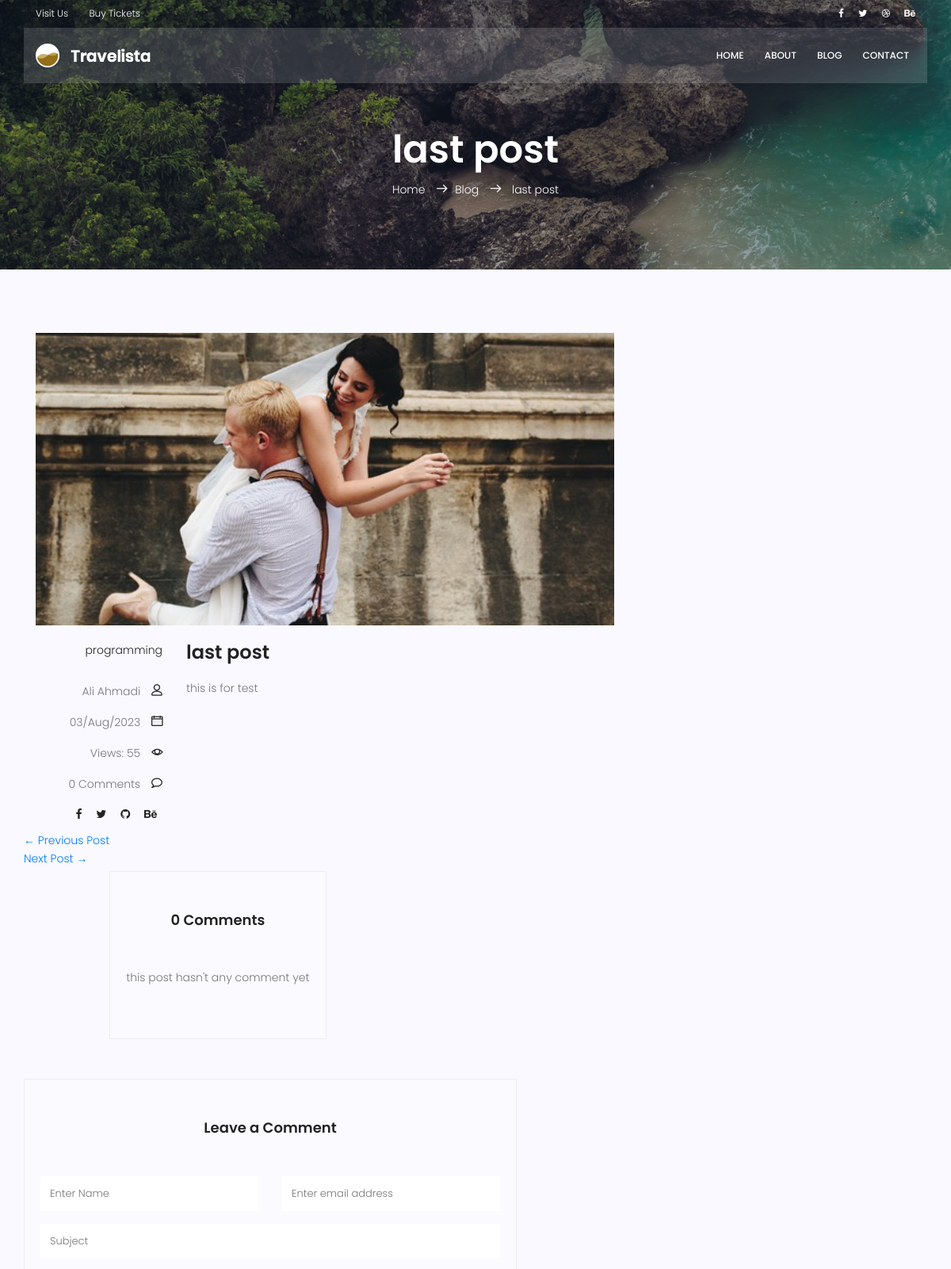
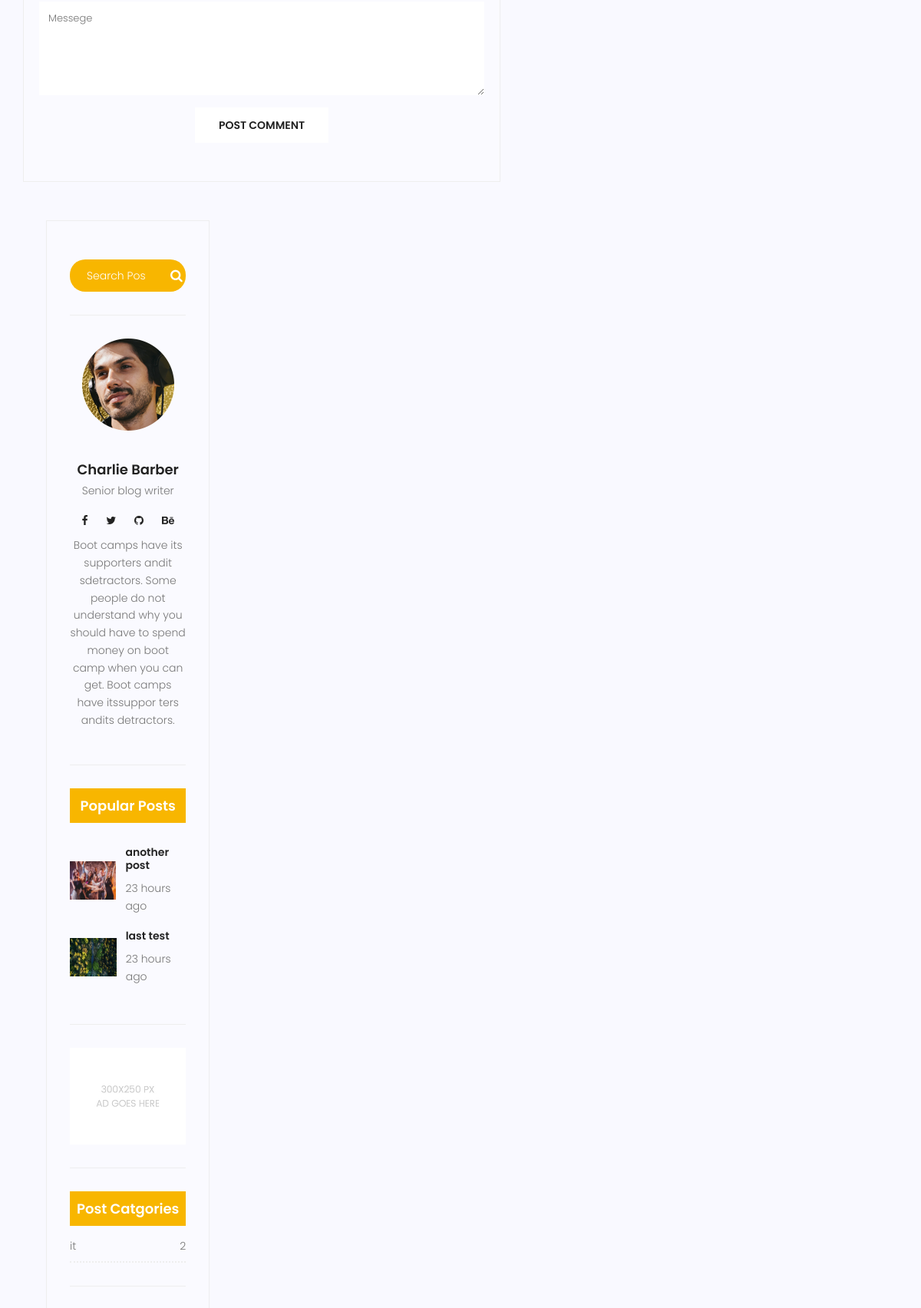
The app's page /blog/6 (upper part) with its own data (2 pictures, top to bottom).
### blog/models.py (models this page shows)
class post(models.Model):
    image = models.ImageField(upload_to='blog',default='blog/default.jpg')
    author = models.ForeignKey(User,on_delete=models.SET_NULL,null=True)
    title = models.CharField(max_length = 255)
    content = models.TextField()
    tags = TaggableManager()
    category = models.ManyToManyField(Category)
    conted_vies = models.IntegerField(default = 0)
    status = models.BooleanField(default = False)
    published_date = models.DateTimeField(auto_now = True)
    created_date = models.DateTimeField(auto_now_add = True)
    updated_date = models.DateTimeField(auto_now = True)
    hit_count_generic = GenericRelation(HitCount, object_id_field='object_pk',
    related_query_name='hit_count_generic_relation')
    def save(self, *args, **kwargs):
        super(post, self).save(*args, **kwargs)
        value = self.title
        self.slug = slugify(value, allow_unicode=True)
        super().save(*args, **kwargs)
    '''
    def get_absolute_url(self):
        return reverse('blog:detail',kwargs={'pk':self.id})
    '''
    def __str__(self):
        return "{}-{}".format(self.title,self.id)

class Category(models.Model) :
    name = models.CharField(max_length=255)
    def __str__(self):
        return self.name

### blog/views.py (the view, shortened to what this page needs)
# urls.py: path('<int:pk>',blog_single,name='detail'),
def blog_single(request,pk):
    posts = get_object_or_404(post,pk=pk,status = 1)
    posts.conted_vies+=1
    posts.save()
    try:
        next = posts.get_next_by_created_date()
    except posts.DoesNotExist:
        next = None
    try:
        previous = posts.get_previous_by_created_date()
    except posts.DoesNotExist:
        previous = None
    comments = Comment.objects.filter(post=posts.id,approved=True).order_by('-created_date')
    form = CommentsForm()
    context = {'posts':posts,'next':next,'previous':previous,'comments':comments,'form':form}
    return render(request,'blog/blog-single.html',context)

### blog/forms.py
class CommentsForm(forms.ModelForm):
    class Meta:
        model = Comment
        fields = ['post','name','email','subject','message']

### blog/templatetags/custom_tags.py (called while the page is built)
@register.simple_tag(name='countP')
def count_null_previous_status(previous):
    posts = post.objects.all().order_by('id')
    count = 0
    try:
        while not previous.status:
            count+=1
            previous = post.objects.get(id=(previous.id)-1)
        return count
    except previous.DoesNotExist:
        previous = None
        count = 0
        return count

@register.inclusion_tag('blog/latest-posts.html')
def latestposts(arg=2):
    posts = post.objects.filter(status=1).order_by('published_date')[:arg]
    return {'posts':posts}

@register.inclusion_tag('blog/post-cat.html')
def postcategories():
    posts = post.objects.filter(status=1)
    categories = Category.objects.all()
    cat_dict = {}
    for cat in categories:
        cat_dict[cat] = posts.filter(category=cat).count()
        return {'cat':cat_dict}

### templates/blog/blog-single.html (shortened to what this page needs)
{% extends 'base.html'%}
{% load hitcount_tags %}
{% load static %}
{% block content%}
{% load custom_tags %}
{% load mathfilters %}
{% load humanize %}
<section class="relative about-banner">
	<div class="overlay overlay-bg"></div>
	<div class="container">
		<div class="row d-flex align-items-center justify-content-center">
			<div class="about-content col-lg-12">
				<h1 class="text-white">
					{{posts.title}}
				</h1>
				<p class="text-white link-nav"><a href="{% url 'website:index'%}">Home </a> <span
						class="lnr lnr-arrow-right"></span><a href="{% url 'blog:blog'%}">Blog </a> <span
						class="lnr lnr-arrow-right"></span> {{posts.title}}</a></p>
			</div>
		</div>
	</div>
</section>
<section class="post-content-area single-post-area">
	<div class="container">
		<div class="row">
			<div class="col-lg-8 posts-list">
				<div class="single-post row">
					<div class="col-lg-12">
						<div class="feature-img">
							<img class="img-fluid" src="{{posts.image.url}}" alt="">
						</div>
					</div>
					<div class="col-lg-3  col-md-3 meta-details">
						<ul class="tags">
							{% for cat in posts.category.all %}
								<li><a href="{% url 'blog:category' cat_name=cat.name %}">{{cat.name}}</a>{% if not forloop.last %},{% endif %}</li>
							{% endfor %}
						</ul>
						<div class="user-details row">
							<p class="user-name col-lg-12 col-md-12 col-6"><a
									href=" ">{{posts.author.get_full_name}}</a> <span class="lnr lnr-user"></span></p>
							<p class="date col-lg-12 col-md-12 col-6"><a
									href="#">{{posts.published_date|date:'d/M/Y'}}</a> <span
									class="lnr lnr-calendar-full"></span></p>
							<p class="view col-lg-12 col-md-12 col-6"><a href="#">Views: {{posts.conted_vies}}</a>
								<span class="lnr lnr-eye"></span>
							</p>
							<p class="comments col-lg-12 col-md-12 col-6"><a href="#">{{comments|length}} Comments</a> <span
									class="lnr lnr-bubble"></span></p>
							<ul class="social-links col-lg-12 col-md-12 col-6">
								<li><a href="#"><i class="fa fa-facebook"></i></a></li>
								<li><a href="#"><i class="fa fa-twitter"></i></a></li>
								<li><a href="#"><i class="fa fa-github"></i></a></li>
								<li><a href="#"><i class="fa fa-behance"></i></a></li>
							</ul>
						</div>
					</div>
					<div class="col-lg-9 col-md-9">
						<h3 class="mt-20 mb-20">{{posts.title}}</h3>
						<p class="excert">
							{{posts.content|safe}}
						</p>
					</div>
					<ul class="pager">
						{% if previous and not previous.status %}
						{% countP previous as count %}
						<li class="previous">
							<a href="{% url 'blog:detail' pk=previous.id|sub:count %}">&larr; Previous Post</a>
						</li>
						{% endif %}
						{% if next and next.status %}
						<li class="next">
							<a href="{% url 'blog:detail' pk=next.id %}">Next Post &rarr;</a>
						</li>
						{% endif %}
					</ul>
					<div class="comments-area">
						<h4>{{comments|length}} Comments</h4>
						{% for comment in comments %}
						<div class="comment-list">
							<div class="single-comment justify-content-between d-flex">
								<div class="user justify-content-between d-flex">
									<div class="thumb">
										<img src="{% static 'img/blog/c1.jpg' %}" alt="">
									</div>
									<div class="desc">
										<h5><a href="#">{{comment.name}}</a></h5>
										<p class="date">{{comment.created_date|naturaltime}} </p>
										<p class="comment">
											{{comment.message}}
										</p>
									</div>
								</div>
								<!--
								<div class="reply-btn">
									<a href="" class="btn-reply text-uppercase">reply</a>
								</div>
								-->
							</div>
						</div>
						{% empty %}
						<p>
							this post hasn't any comment yet
						</p>
						{% endfor %}
					</div>
					<div class="comment-form">
						<h4>Leave a Comment</h4>
						<form  method="POST" action="{% url 'blog:detail' pk=posts.id %}">
							<div class="form-group form-inline">
								<div class="form-group col-lg-6 col-md-12 name">
									<input type="text" class="form-control" name="name" placeholder="Enter Name"
										onfocus="this.placeholder = ''" onblur="this.placeholder = 'Enter Name'">
								</div>
								<div class="form-group col-lg-6 col-md-12 email">
									<input type="email" class="form-control" name="email"
										placeholder="Enter email address" onfocus="this.placeholder = ''"
										onblur="this.placeholder = 'Enter email address'">
								</div>
							</div>
							<div class="form-group">
								<input type="text" class="form-control" name="subject" placeholder="Subject"
									onfocus="this.placeholder = ''" onblur="this.placeholder = 'Subject'">
							</div>
							<div class="form-group">
								<textarea class="form-control mb-10" rows="5" name="message" placeholder="Messege"
									onfocus="this.placeholder = ''" onblur="this.placeholder = 'Messege'"
									required=""></textarea>
							</div>
							<button type="submit" class="primary-btn text-uppercase">Post Comment</button>
						</form>
					</div>
				</div>
				<div class="col-lg-4 sidebar-widgets">
					<div class="widget-wrap">
						{% include 'blog/blog-search.html' %}
						{% include 'blog/blog-writer.html' %}
						{% latestposts %}
						<div class="single-sidebar-widget ads-widget">
							<a href="#"><img class="img-fluid" src="{% static 'img/blog/ads-banner.jpg' %}" alt=""></a>
						</div>
						{% postcategories %}
					</div>
				</div>
			</div>
		</div>
</section>
{% endblock %}

### templates/blog/latest-posts.html
{% load static %}
{% load humanize %}
<div class="single-sidebar-widget popular-post-widget">
    <h4 class="popular-title">Popular Posts</h4>
    <div class="popular-post-list">
        {% for post in posts %}
        <div class="single-post-list d-flex flex-row align-items-center">
            <div class="thumb">
                <img class="img-fluid" src="{{post.image.url}}" alt="">
            </div>
            <div class="details">
                <a href="{% url 'blog:detail' pk=post.id %}">
                    <h6>{{ post.title}}</h6>
                </a>
                <p>{{post.published_date|naturaltime}}</p>
            </div>
        </div>
        {% endfor %}
    </div>
</div>

### templates/blog/post-cat.html
{% load static %}
<div class="single-sidebar-widget post-category-widget">
    <h4 class="category-title">Post Catgories</h4>
    <ul class="cat-list">
        {% for name,count in cat.items %}
        <li>
            <a href="{% url 'blog:category' cat_name=name %}" class="d-flex justify-content-between">
                <p>{{name}}</p>
                <p>{{count}}</p>
            </a>
        </li>
        {% endfor %}
    </ul>
</div>

### records on screen
post: title "last post", image (picture), author.get_full_name "Ali Ahmadi", published_date "03/Aug/2023", conted_vies "55", content "this is for test"
Category: name "programming"
post: image (picture), title "another post", published_date "23 hours ago"
post: image (placeholder picture), title "last test", published_date "23 hours ago"
Category: name "it", count "2"

### other values on screen
{{ comments|length }} "0"
